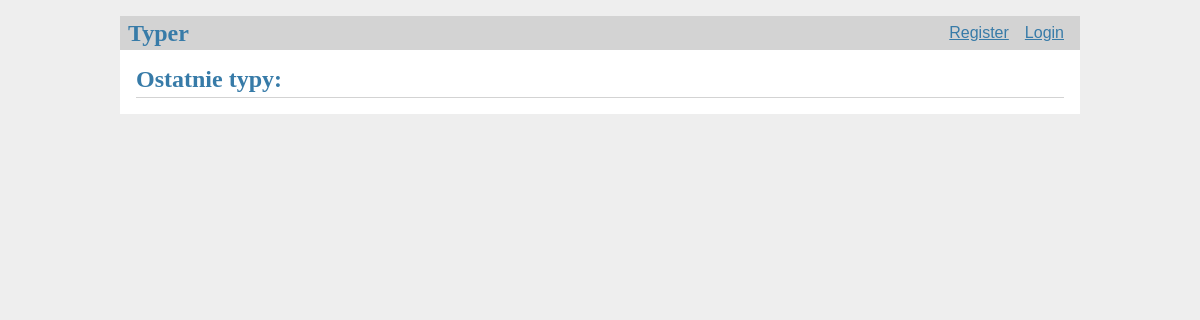
Before: / with the older database file.
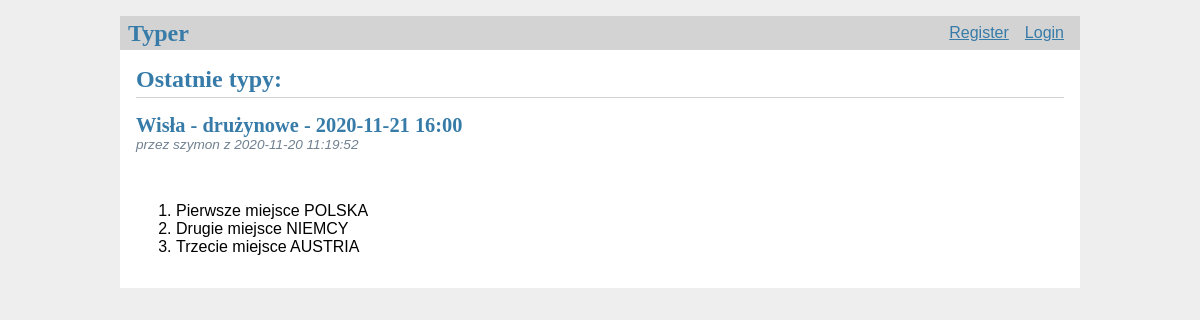
After: the same page with the newer database file.
### tables this page shows
CREATE TABLE bets(
    id INTEGER PRIMARY KEY AUTOINCREMENT,
    user_id INTEGER NOT NULL,
    created TIMESTAMP NOT NULL DEFAULT CURRENT_TIMESTAMP,
    first_place TEXT NOT NULL,
    second_place TEXT NOT NULL,
    third_place TEXT NOT NULL,
    tournament_id INTEGER NOT NULL,
    FOREIGN KEY (user_id) REFERENCES user (id),
    FOREIGN KEY (tournament_id) REFERENCES tournaments (id)
);

CREATE TABLE tournaments(
    id INTEGER PRIMARY KEY AUTOINCREMENT,
    place TEXT NOT NULL,
    type TEXT NOT NULL,
    date_time DATETIME NOT NULL,
    first_place TEXT NOT NULL DEFAULT "TBA",
    second_place TEXT NOT NULL DEFAULT "TBA",
    third_place TEXT NOT NULL DEFAULT "TBA",
    status TEXT NOT NULL
);

CREATE TABLE user(
    id INTEGER PRIMARY KEY AUTOINCREMENT,
    username TEXT UNIQUE NOT NULL,
    password TEXT NOT NULL,
    times_bet INTEGER NOT NULL DEFAULT 0,
    times_exact INTEGER NOT NULL DEFAULT 0,
    points INTEGER NOT NULL DEFAULT 0
);

### flaskr/typer.py (the view)
@bp.route('/')
def index():
    db = get_db()
    posts = db.execute(
        'SELECT p.id, p.first_place, p.second_place, p.third_place, created, user_id, username, tournament_id,'
        ' place, type, date_time FROM bets p'
        ' JOIN user u ON p.user_id = u.id'
        ' JOIN tournaments t ON p.tournament_id = t.id'
        ' ORDER BY created DESC'
    ).fetchall()
    return render_template('typer/index.html', posts=posts)

### flaskr/auth.py (called while the page is built)
@bp.before_app_request
def load_logged_in_user():
    user_id = session.get('user_id')
    if user_id is None:
        g.user = None
    else:
        g.user = get_db().execute(
            'SELECT * FROM user WHERE id = ?', (user_id,)
        ).fetchone()

### flaskr/db.py (called while the page is built)
def get_db():
    if 'db' not in g:
        g.db = sqlite3.connect(
            current_app.config['DATABASE'],
            detect_types=sqlite3.PARSE_DECLTYPES
        )
        g.db.row_factory = sqlite3.Row
    return g.db

### flaskr/templates/typer/index.html (shortened to what this page needs)
{% extends 'base.html' %}
{% block header %}
    <h1>{% block title %}Ostatnie typy:{% endblock %}</h1>
{% endblock %}
{% block content %}
    {% for post in posts %}
        <article class="post">
            <header>
                <div>
                    <h1>{{ post['place'] }} - {{ post['type'] }} - {{ post['date_time'] }}</h1>
                    <div class="about">przez {{ post['username'] }} z {{ post['created'] }}</div>
                </div>
            </header>
            <p class="body">
                <ol>
                    <li>Pierwsze miejsce {{ post['first_place'] }}</li>
                    <li>Drugie miejsce {{ post['second_place'] }}</li>
                    <li>Trzecie miejsce {{ post['third_place'] }}</li>
                </ol>
            </p>
        </article>
    {% endfor %}
{% endblock %}

### flaskr/templates/base.html (shortened to what this page needs)
<!doctype html>
<link rel="stylesheet" href="{{ url_for('static', filename='style.css') }}">
<nav>
    <h1>Typer</h1>
    <ul>
        {% if g.user %}
            <li><span>{{ g.user['username'] }}</span></li>
            <li><a href="{{ url_for('auth.logout') }}">Log Out</a></li>
        {% else %}
            <li><a href="{{ url_for('auth.register') }}">Register</a></li>
            <li><a href="{{ url_for('auth.login') }}">Login</a></li>
        {% endif %}
    </ul>
</nav>
<section class="content">
    <header>
        {% block header %}{% endblock %}
    </header>
    {% block content %}{% endblock %}
</section>

### flaskr/static/style.css (style rules this page uses)
h1 { font-family: serif; color: #377ba8; margin: 1rem 0; }
a { color: #377ba8; }
nav { background: lightgray; display: flex; align-items: center; padding: 0 0.5rem; }
nav h1 { flex: auto; margin: 0; }
nav ul { display: flex; list-style: none; margin: 0; padding: 0; }
nav ul li a, nav ul li span, header .action { display: block; padding: 0.5rem; }
.content { padding: 0 1rem 1rem; }
.content > header { border-bottom: 1px solid lightgray; display: flex; align-items: flex-end; }
.content > header h1 { flex: auto; margin: 1rem 0 0.25rem 0; }
.post > header { display: flex; align-items: flex-end; font-size: 0.85em; }
.post > header > div:first-of-type { flex: auto; }
.post > header h1 { font-size: 1.5em; margin-bottom: 0; }
.post .about { color: slategray; font-style: italic; }
.post .body { white-space: pre-line; }
.content:last-child { margin-bottom: 0; }

Changed rows visible on the page:
added bets: place "Wisła", type "drużynowe", date_time "2020-11-21 16:00", username "szymon", created "2020-11-20 11:19:52", first_place "POLSKA", second_place "NIEMCY", third_place "AUSTRIA"
